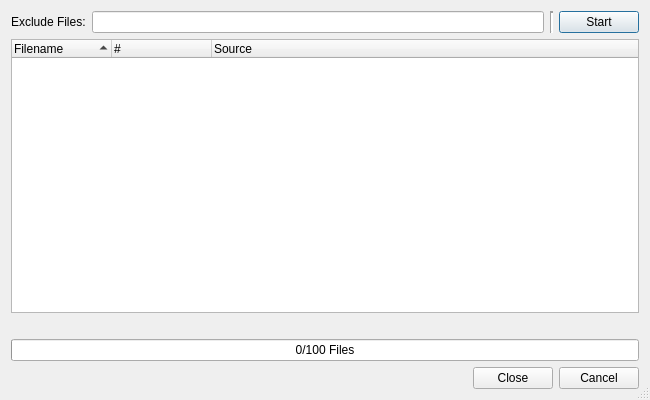
<?xml version="1.0" encoding="UTF-8"?>
<ui version="4.0">
 <class>TabnannyDialog</class>
 <widget class="QDialog" name="TabnannyDialog">
  <property name="geometry">
   <rect>
    <x>0</x>
    <y>0</y>
    <width>650</width>
    <height>400</height>
   </rect>
  </property>
  <property name="windowTitle">
   <string>Tabnanny Result</string>
  </property>
  <property name="whatsThis">
   <string>&lt;b&gt;Tabnanny Results&lt;/b&gt;
&lt;p&gt;This dialog shows the results of the tabnanny command. Double clicking an
entry will open an editor window and position the cursor at the respective line.&lt;/p&gt;</string>
  </property>
  <property name="sizeGripEnabled">
   <bool>true</bool>
  </property>
  <layout class="QVBoxLayout" name="verticalLayout">
   <item>
    <widget class="QFrame" name="filterFrame">
     <property name="frameShape">
      <enum>QFrame::NoFrame</enum>
     </property>
     <property name="frameShadow">
      <enum>QFrame::Raised</enum>
     </property>
     <layout class="QHBoxLayout" name="horizontalLayout">
      <property name="margin">
       <number>0</number>
      </property>
      <item>
       <widget class="QLabel" name="label_2">
        <property name="text">
         <string>Exclude Files:</string>
        </property>
       </widget>
      </item>
      <item>
       <widget class="E5ClearableLineEdit" name="excludeFilesEdit">
        <property name="toolTip">
         <string>Enter filename patterns of files to be excluded separated by a comma</string>
        </property>
       </widget>
      </item>
      <item>
       <widget class="Line" name="line">
        <property name="lineWidth">
         <number>2</number>
        </property>
        <property name="orientation">
         <enum>Qt::Vertical</enum>
        </property>
       </widget>
      </item>
      <item>
       <widget class="QPushButton" name="startButton">
        <property name="toolTip">
         <string>Press to start the tabnanny run</string>
        </property>
        <property name="text">
         <string>Start</string>
        </property>
       </widget>
      </item>
     </layout>
    </widget>
   </item>
   <item>
    <widget class="QTreeWidget" name="resultList">
     <property name="whatsThis">
      <string>&lt;b&gt;Result List&lt;/b&gt;
&lt;p&gt;This list shows the results of the tabnanny command. Double clicking
an entry will open this entry in an editor window and position the cursor at
the respective line.&lt;/p&gt;</string>
     </property>
     <property name="alternatingRowColors">
      <bool>true</bool>
     </property>
     <property name="rootIsDecorated">
      <bool>false</bool>
     </property>
     <property name="itemsExpandable">
      <bool>false</bool>
     </property>
     <property name="sortingEnabled">
      <bool>true</bool>
     </property>
     <column>
      <property name="text">
       <string>Filename</string>
      </property>
     </column>
     <column>
      <property name="text">
       <string>#</string>
      </property>
     </column>
     <column>
      <property name="text">
       <string>Source</string>
      </property>
     </column>
    </widget>
   </item>
   <item>
    <widget class="E5SqueezeLabelPath" name="checkProgressLabel">
     <property name="sizePolicy">
      <sizepolicy hsizetype="Expanding" vsizetype="Preferred">
       <horstretch>0</horstretch>
       <verstretch>0</verstretch>
      </sizepolicy>
     </property>
     <property name="text">
      <string/>
     </property>
    </widget>
   </item>
   <item>
    <widget class="QProgressBar" name="checkProgress">
     <property name="toolTip">
      <string>Shows the progress of the tabnanny action</string>
     </property>
     <property name="value">
      <number>0</number>
     </property>
     <property name="orientation">
      <enum>Qt::Horizontal</enum>
     </property>
     <property name="format">
      <string>%v/%m Files</string>
     </property>
    </widget>
   </item>
   <item>
    <widget class="QDialogButtonBox" name="buttonBox">
     <property name="orientation">
      <enum>Qt::Horizontal</enum>
     </property>
     <property name="standardButtons">
      <set>QDialogButtonBox::Cancel|QDialogButtonBox::Close</set>
     </property>
    </widget>
   </item>
  </layout>
 </widget>
 <pixmapfunction>qPixmapFromMimeSource</pixmapfunction>
 <customwidgets>
  <customwidget>
   <class>E5SqueezeLabelPath</class>
   <extends>QLabel</extends>
   <header>E5Gui/E5SqueezeLabels.h</header>
  </customwidget>
  <customwidget>
   <class>E5ClearableLineEdit</class>
   <extends>QLineEdit</extends>
   <header>E5Gui/E5LineEdit.h</header>
  </customwidget>
 </customwidgets>
 <tabstops>
  <tabstop>startButton</tabstop>
  <tabstop>excludeFilesEdit</tabstop>
  <tabstop>resultList</tabstop>
  <tabstop>buttonBox</tabstop>
 </tabstops>
 <resources/>
 <connections/>
</ui>
